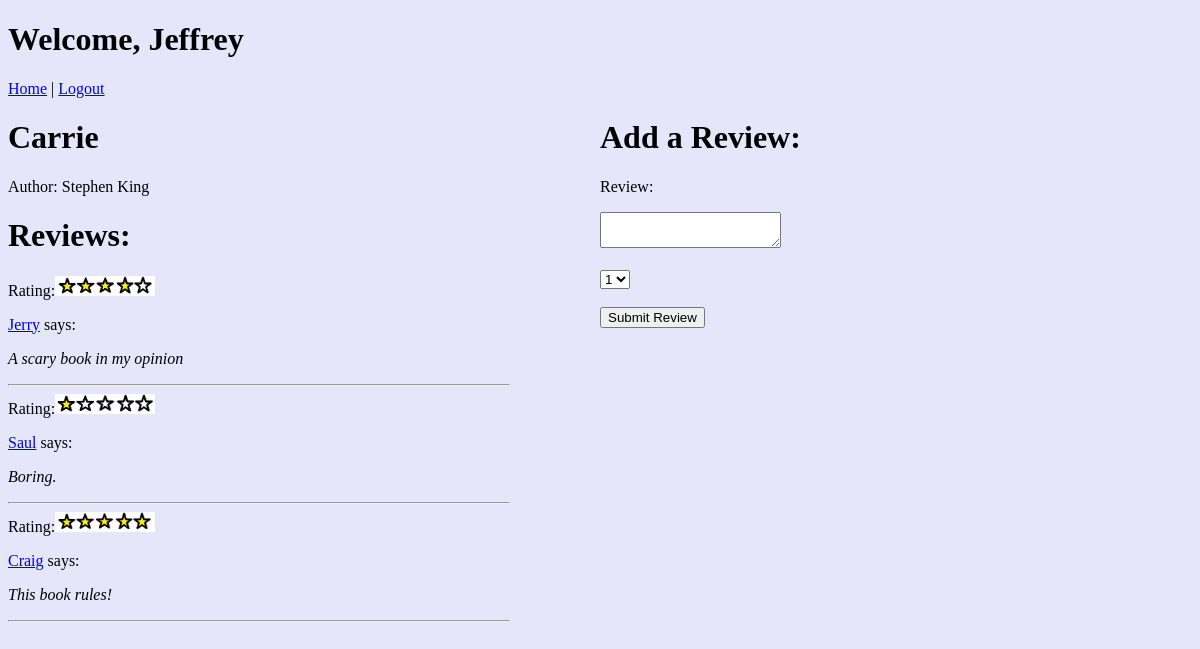
/books/19 (signed in), run on the app's committed database.
### dojo_app/models.py (models this page shows)
class User(models.Model):
    first_name = models.CharField(max_length=255)
    alias = models.CharField(max_length=255)
    email = models.EmailField(max_length=255)
    password = models.CharField(max_length=255)
    updated_at = models.DateTimeField(auto_now=True)
    created_at = models.DateTimeField(auto_now_add = True)
    objects = UserManager()

class Book(models.Model):
    title = models.CharField(max_length= 255)
    author = models.CharField(max_length=255)
    created_at = models.DateTimeField(auto_now_add=True)
    updated_at = models.DateTimeField(auto_now=True)
    objects = BookManager()

class Review(models.Model):
    user = models.ForeignKey(User, related_name="reviews", on_delete = models.CASCADE)
    book = models.ForeignKey(Book, related_name="book_reviews", on_delete = models.CASCADE)
    review = models.TextField()
    rating = models.CharField(max_length=10)
    created_at = models.DateTimeField(auto_now_add = True)
    updated_at = models.DateTimeField(auto_now=True)
    objects = ReviewManager()

### dojo_app/views.py (the view)
# urls.py: path('books/<int:id>', views.new_review), #add parameter id
def new_review(request, id):
    if 'user_id' not in request.session:
        return redirect('/')
    this_user = User.objects.filter(id = request.session['user_id'])
    clicked_book = Book.objects.get(id=id)
    all_books = Book.objects.all()
    all_users= User.objects.all()
    context = {
        "current_user" : this_user[0], #grabs from session rather than database to prevent refreshing into login
        "all_users": all_users,
        "clicked_book": clicked_book,
        "all_books": all_books,
        }
    return render(request, "view_and_review.html", context)

### dojo_app/templates/view_and_review.html (shortened to what this page needs)
<!DOCTYPE html>
<html lang = "en">
<head>
    {% load static %}
    <link rel="stylesheet" href="{% static 'background-color.css' %}">
</head>
<body>
    {% load staticfiles %}
    <header id="add-header">
        <h1 id="welcome-add">Welcome, {{ current_user.first_name }}</h1>
        <a id = "" href="/books">Home</a> | <a id = "logout-add" href="/logout">Logout</a>
    </header>
    <div id="all-user-reviews-container">
        <div id="current-book-reviews">
            <h1>{{ clicked_book.title }}</h1>
            <p>Author: {{ clicked_book.author }}</p>
            <h1>Reviews:</h1>
            {% for book in all_books %}
                {% if book.title == clicked_book.title %}
                    {% for review in book.book_reviews.all %}
                            {% if review.rating == "5" %}
                                Rating:<img src="{% static 'five-stars.jpg' %}" alt="5-star" class="image">
                            {% elif review.rating == "4" %}
                                Rating:<img src="{% static 'four-stars.jpg' %}" alt="4-star" class="image">
                            {% elif review.rating == "3" %}
                                Rating:<img src="{% static 'three-stars.jpg' %}" alt="3-star" class="image">
                            {% elif review.rating == "2" %}
                                Rating:<img src="{% static 'two-stars.jpg' %}" alt="2-star" class="image">
                            {% elif review.rating == "1" %}
                                Rating:<img src="{% static 'one-star.jpg' %}" alt="1-star" class="image">
                            {% endif %}
                        <p><a href = "/users/{{ review.user.id }}">{{ review.user.first_name }}</a> says: </p>
                        <p class="italics">{{  review.review }} </p>
                        <hr>
                    {% endfor %}
                {% endif %}
            {% endfor %}
        </div>
        <div id="new-review">
            <h1>Add a Review:</h1>
            <form action="/check_new_review/{{ clicked_book.id }}" method='POST' id="add-form">
                <p id = "review">Review:</p>
                <textarea name="review"></textarea>
                <br><br>
                <select name= "rating">
                    <option value="1">1</option>
                </select>
                <br><br>
                <input type="submit" value="Submit Review" id = "button">
            </form>
        </div>
    </div>
    <br><br>
</body>
</html>

### dojo_app/static/background-color.css (style rules this page uses)
body { background-color: lavender; }
#all-user-reviews-container { display: flex; }
#current-book-reviews { flex: 1; }
#new-review { flex:1; }
hr { margin-left: 0px; padding-left: 0px; width: 500px; }
.italics { font-style: italic; }
.image { width: 100px; height: 20px; }

### data on the page
User: first_name "Jeffrey"
Book: title "Carrie", author "Stephen King"
Review: user.first_name "Jerry", review "A scary book in my opinion"
Review: user.first_name "Saul", review "Boring."
Review: user.first_name "Craig", review "This book rules!"
